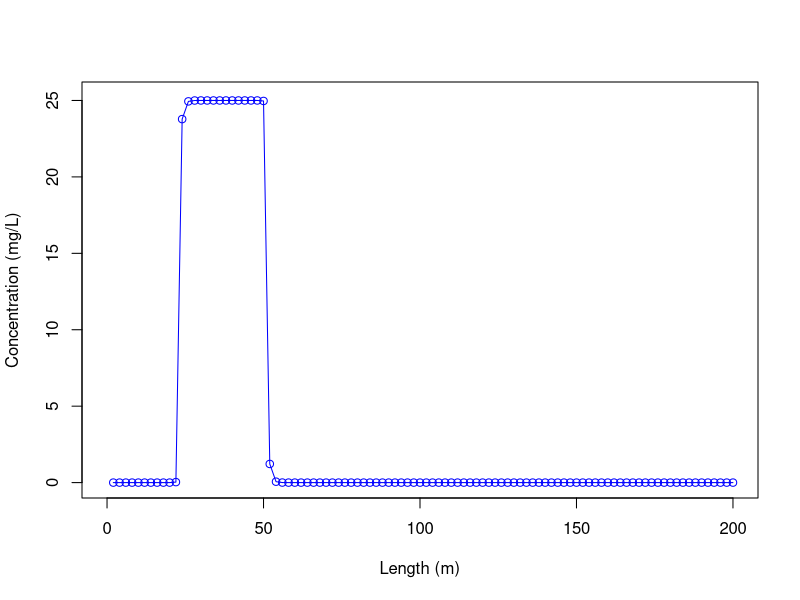
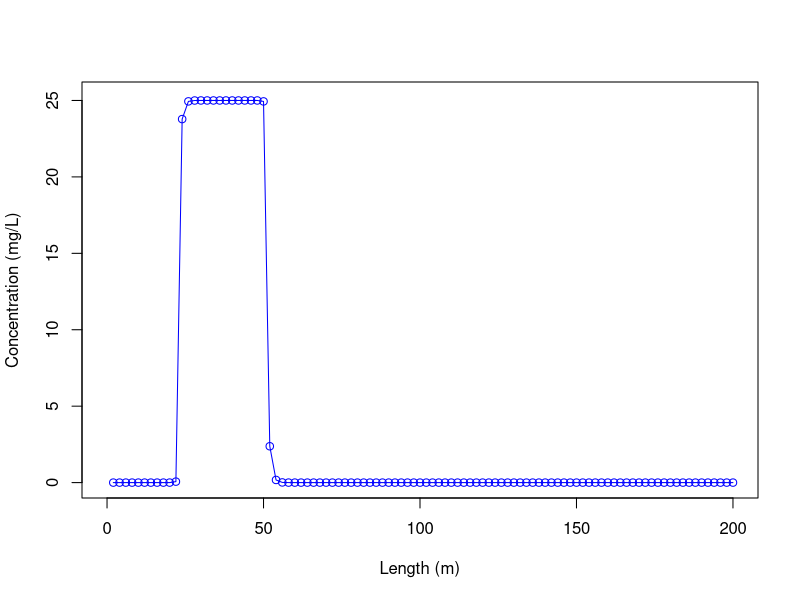
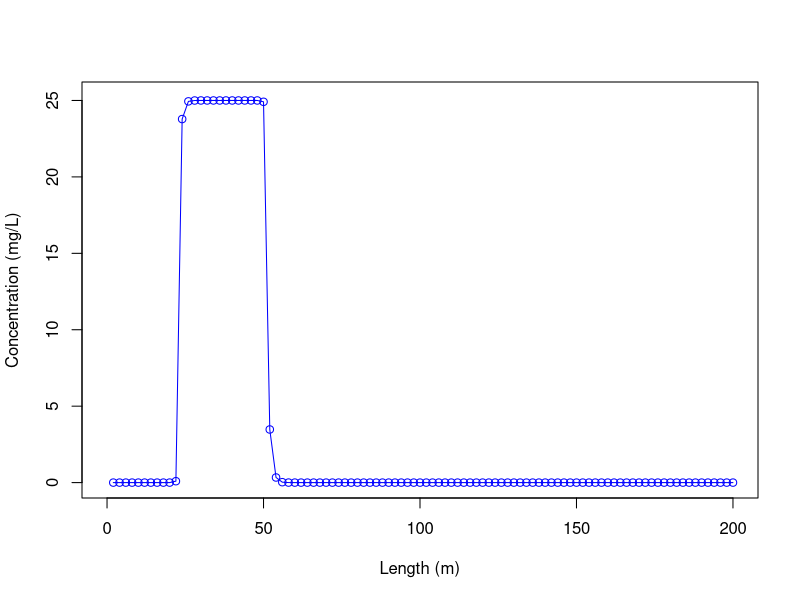
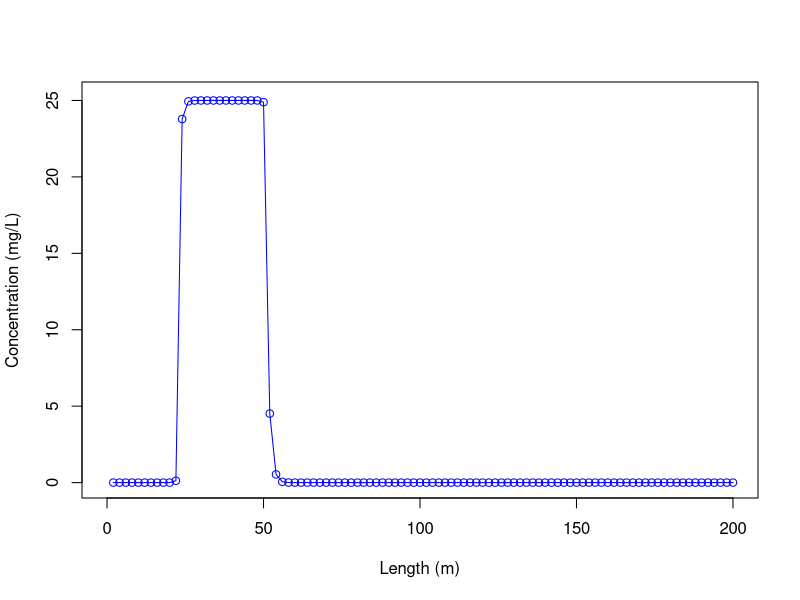
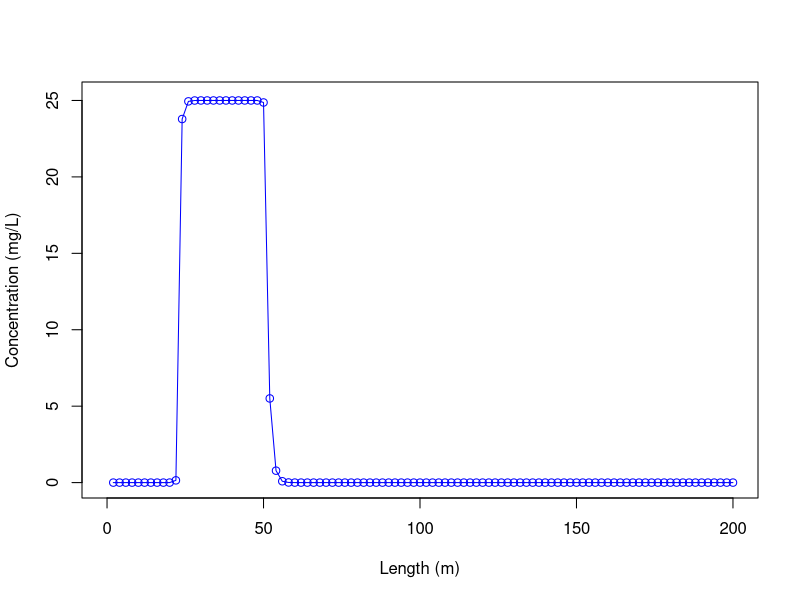
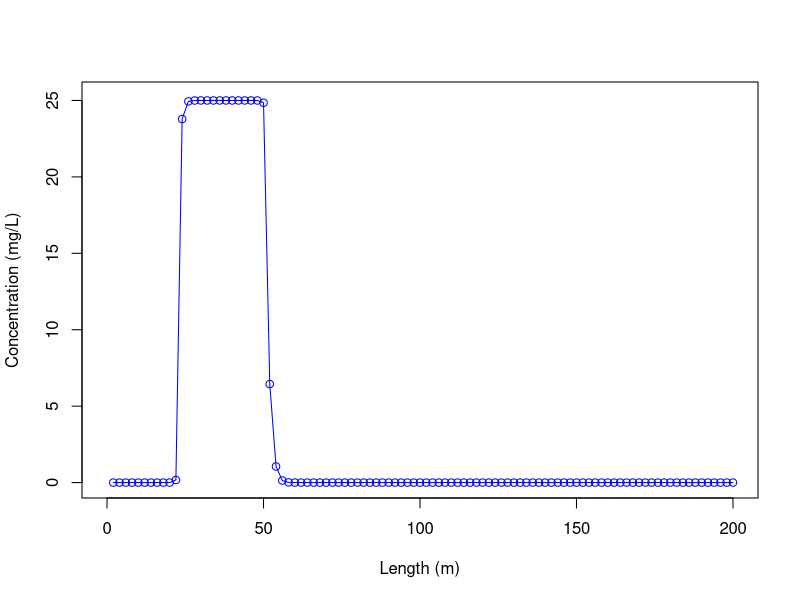
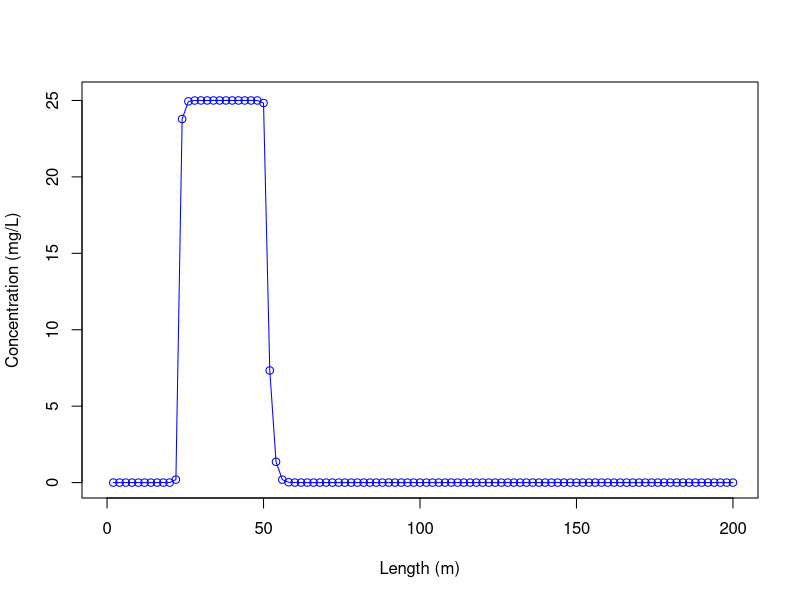
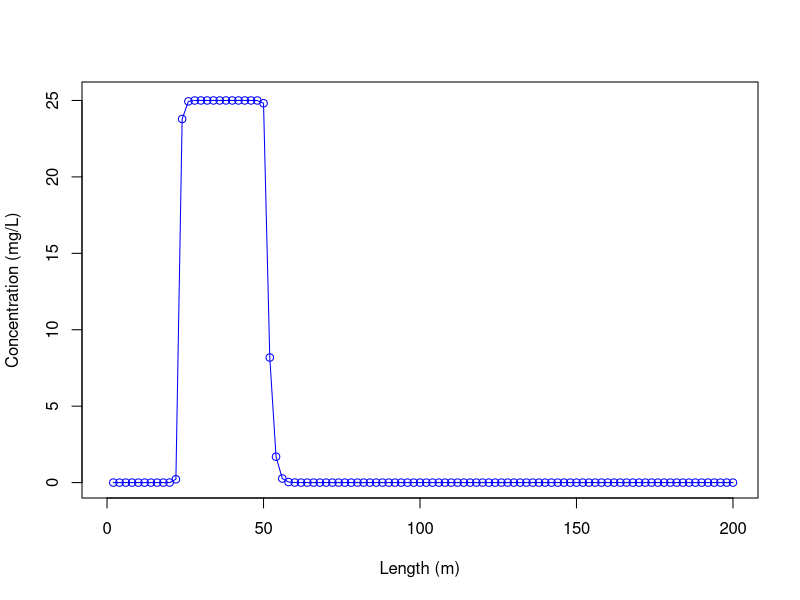

Recreate these plots in R, in order.
rm(list=ls())
graphics.off()
##############################################################
#Written by Jason Davison
#C is the contaminant or paramater being solved in the equaion
##############################################################

##############################################################
#Model Parameters
##############################################################
Cr = 1.0	   #Courant Number
L = 200		   #Length of Problem (m) Make it a little longer than the point of interest
dz = ceiling(L/10)/10  #Discretization (m)
R = 1.             #Retardation Factor
disp = 2.0*10^-7/R      #Dispersion constant (m^2/s)
u = 3.5*10^-6/R	   #Velocity Left to Right (m/s) 
cat('disp ', disp)
cat('\nu ', u, '\n')
Runtime = 1.5*L/u   #Solution Durration in (s) May need to edit this value to get correct values
cat('runtime ', Runtime, '\n')
#Runtime = 1E+12
##############################################################
#Boundary Conditions
##############################################################
###---Left Hand Conditions---#################################
LeftHandBC = 1  #Left hand boundary conditions
		#1 = Constant Concentration
		#2 = Free Flux Boundary (i.e. open boundary)
LeftHandC = 0   #Left hand boundary concentration (only for constant concentration conditions)
###---Right Hand Conditions---################################
RightHandBC = 2  #Right hand boundary conditions
                 #1 = Constant Concentration
                 #2 = Free Flux Boundary (i.e. open boundary)
RightHandC = 0   #Right hand boundary condition (only for constant concentration conditions)

##############################################################
#Time Stepping Parameters
##############################################################
dt = (Cr*dz/u)/20  #Time step
##dt = Runtime/800
inter = Runtime/dt      #Number of simultation timesteps

##############################################################
#Initial Conditions
##############################################################
BackgroundC = 0  #Background Concentration for simulation (mg/L)

StartOfPlume = 25 #This is the start of the Plume (m) 
EndOfPlume = 50    #This is the ending value of the Plume (m) 
PlumeC = 25       #Concentration of Plume (mg/L)
ConstantPlume = 1   #Constant Source Concentration
		    #1 = Plume is Constant Source (i.e. it will always be there)
		    #2 = Plume is Instaneous Source

C = matrix(0,(L/dz),inter+1)	
if(PlumeC>0){
  C[1:(L/dz),1] = rep(BackgroundC,L/dz)
  C[floor(StartOfPlume/dz):floor(EndOfPlume/dz),1] = rep(PlumeC,1+floor(EndOfPlume/dz)-floor(StartOfPlume/dz))
}
##############################################################
#Plotting Output
##############################################################
simpleplot = TRUE  #Plots all time values
prettyplot = TRUE   #Plots specific values

Plot_Time = c(Runtime/10,3*Runtime/10,Runtime/2,7*Runtime/10, 9*Runtime/10)  #Output times for pretty plots must be less than Runtime
#Plot_Location = c(L/5,2*L/5,3*L/5,4*L/5)          #Must be greater than 0
Plot_Location = c(10,200)
##################
#if(simpleplot){X11()}
##################
#Time Loop
##################
for(i in 1:inter){
	######-----Do Not Edit Solver----#####
	a = -dt/dz^2*disp-u*dt/(dz)
	b = 1+2*dt/dz^2*disp+u*dt/(dz)
	c = -dt/dz^2*disp
	###############
	# A Matrix
	###############
	A_a = diag(a,L/dz-2)
	A_b = diag(b,L/dz)
	A_c = diag(c,L/dz-2)

	A = A_b
	A[2:(L/dz-1),1:(L/dz-2)]  = A[2:(L/dz-1),1:(L/dz-2)] + A_a
	A[2:(L/dz-1),3:(L/dz)]  = A[2:(L/dz-1),3:(L/dz)] + A_c
	A[1,1] = 1
	A[L/dz,L/dz] =1
	
	###################
	#Boundary Conditions
	###################
	if(LeftHandBC==1){C[1,i] = LeftHandC}
	if(LeftHandBC==2){C[1,i] = C[2,i]}
        if(RightHandBC==1){C[L/dz,i] = RightHandC}
	if(RightHandBC==2){C[L/dz,i] = C[L/dz-1,i]}	
        if(ConstantPlume==1){C[(StartOfPlume/dz):(EndOfPlume/dz),i] = rep(PlumeC,1+EndOfPlume/dz-StartOfPlume/dz)}

	#B vector for back solve solution
	B = C[,i]
	C[,1+i] = solve(A,B)	#New solution

        ######-----Do Not Edit Solver----#####
	#simple plot:
        x_length = c(1:(length(C[,i])))*dz
	if(simpleplot){plot(x_length,C[,i+1], type="o", col="blue",xlim=c(0,L),ylim=c(0,max(C[,1])+0.2), xlab="Length (m)", ylab="Concentration (mg/L)")}
}

##########################
#----Ploting Utility----##
##########################
if(prettyplot){
number_output = length(Plot_Time)
graphics.off()
xrange <- range(x_length)
yrange <- range(0,(max(C[,1])*1.25))

pdf(file="ADE_CDprofile_a4q1.pdf")
par(mar=c(6,6,2,2))
plot(xrange, yrange, type="n", ylab = " ", xlab = " ", main = " ", cex.axis = 2)
mtext("Distance (m)", side = 1, line = 2.5, cex = 2)
mtext(~"Concentration (mg/L)", side = 2, line = 2.5, cex = 2)
colors <- topo.colors(number_output)
linetype <- c(1:3)
plotchar <- c(1:number_output)

for (i in 1:number_output) { 
plotchar[i] = toString(format(signif(Plot_Time[i],digits=2),scientific=TRUE))
  lines(x_length, C[,floor((Plot_Time[i]/dt))], type="l", lwd=3, lty=linetype[1], col=colors[i], pch=plotchar[1])
}
# add a legend
legend('topright', plotchar, cex=1.0, col=colors, lty=linetype[1], lwd = 3, bg = "white",ncol=3)
dev.off()

#For breakthrough curves
time_vector = c(0:(Runtime/dt))*dt
number_output = length(Plot_Location)
graphics.off()
cat('calcing xy ranges\n')
xrange <- range(0,Runtime*1.2)
yrange <- range(0,(max(C[,1])*1.25))
cat('xrange ', xrange)
cat('\nyrange ', yrange, '\n\n')
cat('finished calcing xy ranges')
pdf(file="ADE_BTcurve_a4q1.pdf")
par(mar=c(6,6,2,2))
plot(xrange, yrange, type="n", ylab = " ", xlab = " ", main = " ", cex.axis = 2)
mtext("Time (s)", side = 1, line = 2.5, cex = 2)
mtext(~"Concentration (mg/L)", side = 2, line = 2.5, cex = 2)
colors <- topo.colors(number_output)
linetype <- c(1:3)
plotchar <- c(1:number_output)

for (i in 1:number_output) {
  plotchar[i] = toString(signif(Plot_Location[i],digits=3))
  lines(time_vector, C[floor((Plot_Location[i]/dz)),], type="l", lwd=3, lty=linetype[1], col=colors[i], pch=plotchar[1])
}
# add a legend
legend('topright', plotchar, cex=1., col=colors, lty=linetype[1], lwd = 3, bg = "white",ncol=3)
dev.off()
}
